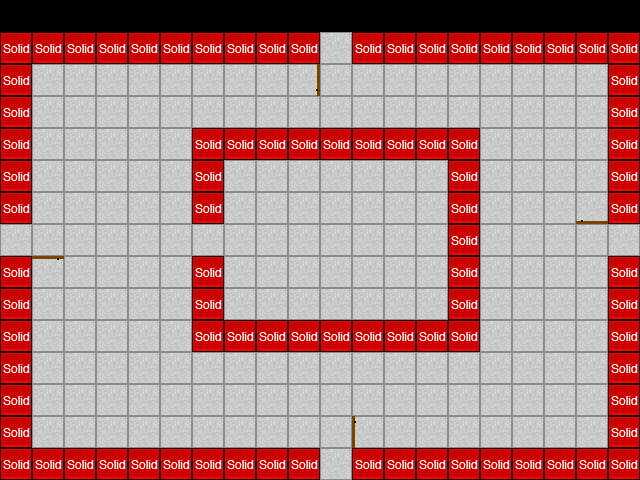

A level layout from a 2D game, rendered from its tile map. Below: a short description, then the map file with tile-grid data replaced by summaries:
An orthogonal 20x15 tile map with 32x32 px tiles, 2 tile layers (Tile Layer 1, collision), 2 tilesets and 5 objects (mainPlayer, doorRight, doorUp, doorLeft, doorDown).

<map version="1.0" orientation="orthogonal" width="20" height="15" tilewidth="32" tileheight="32">
 <tileset firstgid="1" name="metatiles32x32" tilewidth="32" tileheight="32">
  <image source="../img/map/metatiles32x32.png" width="288" height="32" />
  <tile id="0">
   <properties>
    <property name="type" value="solid" />
   </properties>
  </tile>
  <tile id="5">
   <properties>
    <property name="type" value="doorRight" />
   </properties>
  </tile>
  <tile id="6">
   <properties>
    <property name="type" value="doorUp" />
   </properties>
  </tile>
  <tile id="7">
   <properties>
    <property name="type" value="doorDown" />
   </properties>
  </tile>
  <tile id="8">
   <properties>
    <property name="type" value="doorLeft" />
   </properties>
  </tile>
 </tileset>
 <tileset firstgid="10" name="Terrain" tilewidth="32" tileheight="32">
  <image source="../img/map/Terrain.png" width="256" height="256" />
 </tileset>
 <layer name="Tile Layer 1" width="20" height="15">
  <data>[300 cells, 280 non-empty, 12 distinct tile ids]</data>
 </layer>
 <layer name="collision" width="20" height="15">
  <data>[300 cells, 87 non-empty, 1 distinct tile ids]</data>
 </layer>
 <objectgroup name="Object Layer 1" width="20" height="15">
  <object name="mainPlayer" x="96" y="192" width="32" height="32">
   <properties>
    <property name="image" value="Main_char" />
    <property name="spritewidth" value="64" />
   </properties>
  </object>
 </objectgroup>
 <objectgroup name="doors" width="20" height="15">
  <object name="doorRight" x="610" y="226" width="28" height="28" />
  <object name="doorUp" x="320" y="34" width="29" height="28">
   <properties>
    <property name="type" value="door" />
   </properties>
  </object>
  <object name="doorLeft" x="0" y="226" width="29" height="27">
   <properties>
    <property name="type" value="door" />
   </properties>
  </object>
  <object name="doorDown" x="320" y="449" width="29" height="30">
   <properties>
    <property name="type" value="door" />
   </properties>
  </object>
 </objectgroup>
</map>
